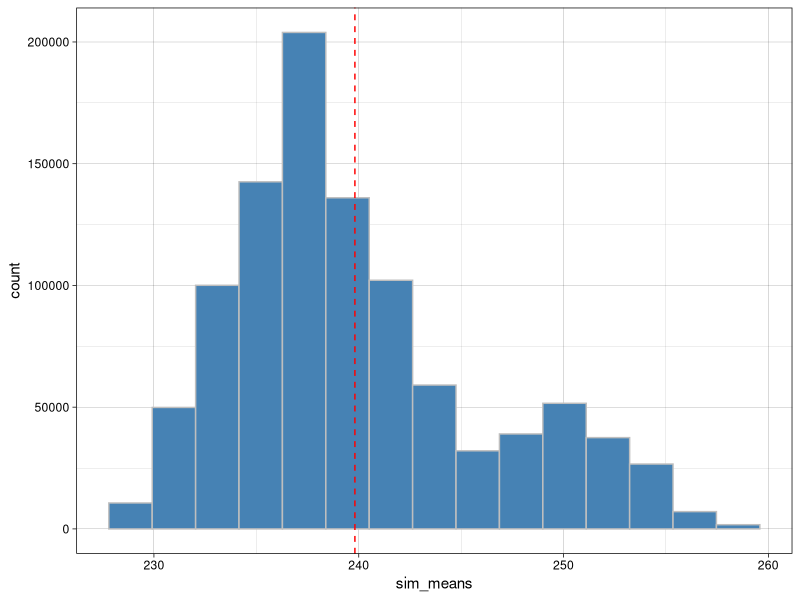
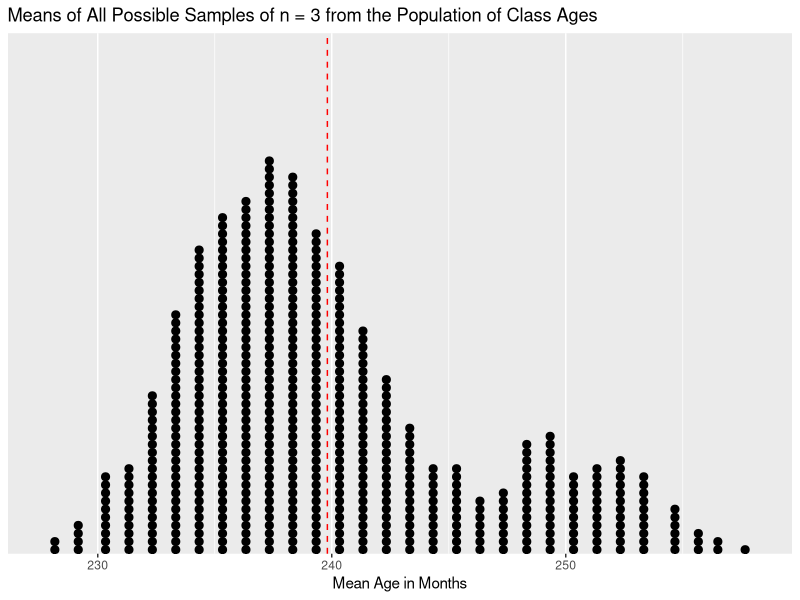

These figures' R source, in order:
## ---- chunk 1
knitr::opts_chunk$set(message = FALSE, warning = FALSE, comment = NA)
## ---- chunk 2
library(tidyverse)
library(combinat)  # required for combn() function
## ---- chunk 3
pop_ages = c(234, 241, 233, 227, 251, 227, 242, 239, 241, 238, 230, 246, 231, 243, 238, 276)

pop_ages[1]   # first value
pop_ages[10]  # tenth value
pop_ages[c(1, 10)]  # first and tenth values

(mu <- mean(pop_ages))
## ---- chunk 4
sampleIDs <- c(3, 6, 15)
sample_ages <- pop_ages[sampleIDs] # use vector index [ ] to get data for sampled students
(xbar1 <- mean(sample_ages))
## ---- chunk 5
sampleIDs <- c(5, 15, 16)
sample_ages <- pop_ages[sampleIDs]
(xbar2 <- mean(sample_ages))
## ---- chunk 6
sims  <- 10^6              # number of samples
pop_N <- length(pop_ages)  # population size
n     <- 3                 # sample size

sim_means <- numeric(sims) # vector to store the means of the random samples

for (i in 1:sims) {
  sampleIDs    <- sample(pop_N, n)           # randomly choose n sample IDs
  sim_means[i] <- mean(pop_ages[sampleIDs])  # compute/store the sample mean
}

ggplot(NULL, aes(x = sim_means)) +
  geom_histogram(bins = 15, color = "gray", fill = "steelblue") +
  geom_vline(xintercept = mu, color = "red", linetype = "dashed") +
  theme_linedraw()

mean(sim_means)
sd(sim_means)

# if you are confused about this, run it a few times and see what happens
# clarify for yourself so that you understand what pop_N is and what n is

sample(pop_N, n)
## ---- chunk 7
choose(pop_N, n)
## ---- chunk 8
all_samples <- combn(pop_ages, n)        # each matrix column is one sample
all_means   <- colSums(all_samples) / n  # compute the mean of each sample

ggplot(NULL, aes(x = all_means)) +
  geom_dotplot(dotsize = 0.35) +
  geom_vline(xintercept = mu, color = "red", linetype = "dashed") +
  scale_y_continuous(NULL, breaks = NULL, expand = c(0, 0)) +
  labs(title = "Means of All Possible Samples of n = 3 from the Population of Class Ages",
       x = "Mean Age in Months")

mean(all_means)
## ---- chunk 9
sessionInfo()
